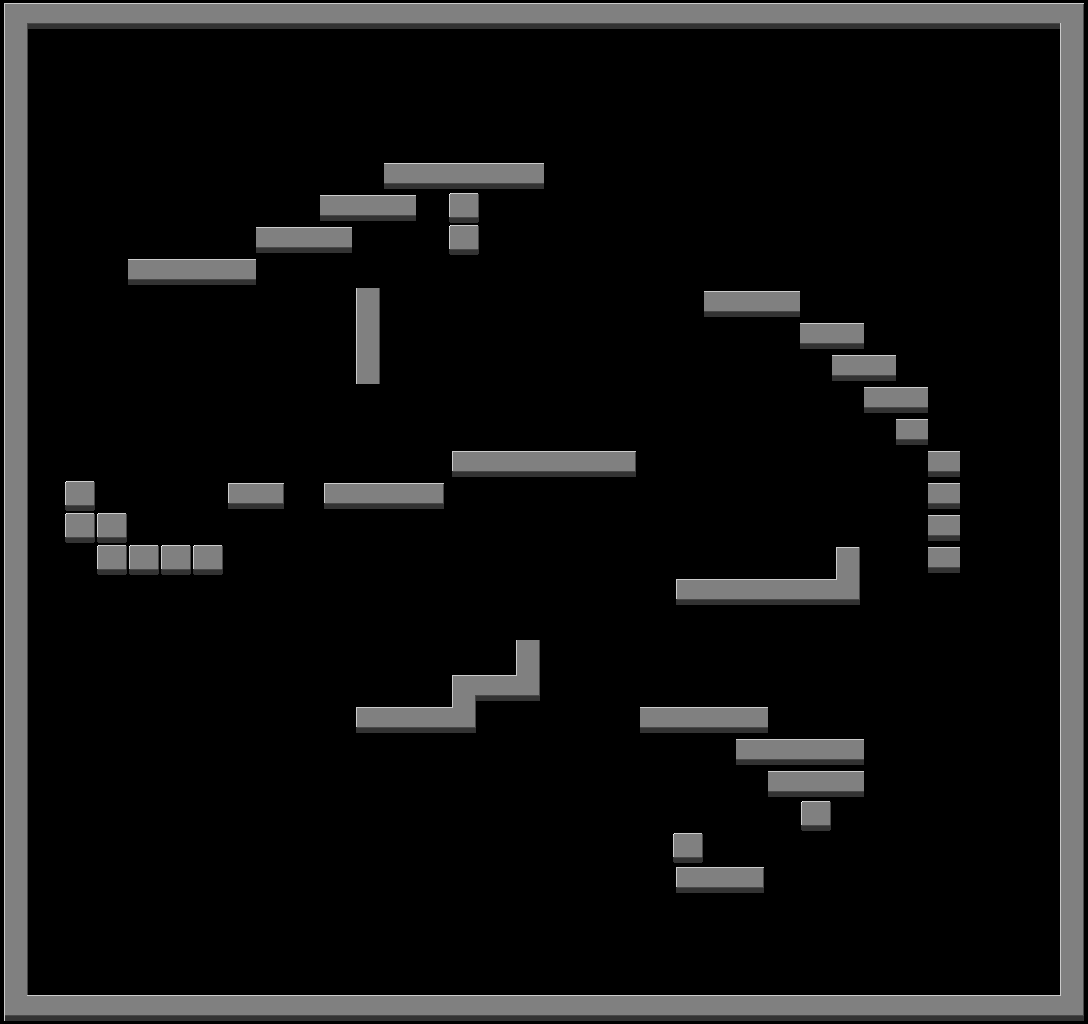

Below is a game level as drawn by its tile map, then a one-line description and the .tmx that defines it (tile-layer data replaced by summaries):
An orthogonal 34x32 tile map with 32x32 px tiles, 1 tile layer (walls), 3 tilesets and 86 objects (bg).

<map version="1.0" tiledversion="2017.06.20" orientation="orthogonal" renderorder="right-down" width="34" height="32" tilewidth="32" tileheight="32" nextobjectid="109">
 <tileset firstgid="1" name="grey_wall_tileset_32x32" tilewidth="32" tileheight="32" tilecount="15" columns="15">
  <image source="grey_wall_tileset_32x32.png" width="480" height="32" />
 </tileset>
 <tileset firstgid="16" source="maze_tiles.tsx" />
 <tileset firstgid="32" name="BrainBG" tilewidth="1088" tileheight="1024" tilecount="1" columns="1">
  <image source="BrainBG.png" width="1088" height="1024" />
 </tileset>
 <objectgroup name="background">
  <object id="21" name="bg" gid="32" x="0" y="1024" width="1088" height="1024" />
 </objectgroup>
 <layer name="walls" width="34" height="32">
  <data>[1088 cells, 212 non-empty, 10 distinct tile ids]</data>
 </layer>
 <objectgroup name="checkpoints">
  <object id="2" gid="23" x="232" y="590.667" width="32" height="32">
   <properties>
    <property name="position" type="int" value="0" />
   </properties>
  </object>
  <object id="3" gid="23" x="197.333" y="668" width="32" height="32">
   <properties>
    <property name="position" type="int" value="1" />
   </properties>
  </object>
  <object id="4" gid="23" x="284" y="742" width="32" height="32">
   <properties>
    <property name="position" type="int" value="2" />
   </properties>
  </object>
  <object id="5" gid="23" x="413.333" y="690.667" width="32" height="32">
   <properties>
    <property name="position" type="int" value="3" />
   </properties>
  </object>
  <object id="7" gid="23" x="280" y="653.333" width="32" height="32">
   <properties>
    <property name="position" type="int" value="4" />
   </properties>
  </object>
  <object id="8" gid="23" x="385.333" y="662.333" width="32" height="32">
   <properties>
    <property name="position" type="int" value="5" />
   </properties>
  </object>
  <object id="9" gid="23" x="443.333" y="642.333" width="32" height="32">
   <properties>
    <property name="position" type="int" value="6" />
   </properties>
  </object>
  <object id="10" gid="23" x="539.667" y="649" width="32" height="32">
   <properties>
    <property name="position" type="int" value="7" />
   </properties>
  </object>
  <object id="18" gid="23" x="534" y="722.667" width="32" height="32">
   <properties>
    <property name="position" type="int" value="8" />
   </properties>
  </object>
  <object id="23" gid="23" x="467.333" y="759.667" width="32" height="32">
   <properties>
    <property name="position" type="int" value="9" />
   </properties>
  </object>
  <object id="24" gid="23" x="614.667" y="984" width="32" height="32">
   <properties>
    <property name="position" type="int" value="10" />
   </properties>
  </object>
  <object id="25" gid="23" x="664.667" y="915.667" width="32" height="32">
   <properties>
    <property name="position" type="int" value="11" />
   </properties>
  </object>
  <object id="26" gid="23" x="729" y="925" width="32" height="32">
   <properties>
    <property name="position" type="int" value="12" />
   </properties>
  </object>
  <object id="27" gid="23" x="797.333" y="884" width="32" height="32">
   <properties>
    <property name="position" type="int" value="13" />
   </properties>
  </object>
  <object id="28" gid="23" x="600.667" y="786.333" width="32" height="32">
   <properties>
    <property name="position" type="int" value="14" />
   </properties>
  </object>
  <object id="29" gid="23" x="648.667" y="888" width="32" height="32">
   <properties>
    <property name="position" type="int" value="15" />
   </properties>
  </object>
  <object id="30" gid="23" x="583.667" y="836" width="32" height="32">
   <properties>
    <property name="position" type="int" value="16" />
   </properties>
  </object>
  <object id="31" gid="23" x="564.333" y="739.667" width="32" height="32">
   <properties>
    <property name="position" type="int" value="17" />
   </properties>
  </object>
  <object id="32" gid="23" x="737.333" y="801.333" width="32" height="32">
   <properties>
    <property name="position" type="int" value="18" />
   </properties>
  </object>
  <object id="33" gid="23" x="819.667" y="898.667" width="32" height="32">
   <properties>
    <property name="position" type="int" value="19" />
   </properties>
  </object>
  <object id="34" gid="23" x="873.333" y="780" width="32" height="32">
   <properties>
    <property name="position" type="int" value="20" />
   </properties>
  </object>
  <object id="35" gid="23" x="881" y="729.667" width="32" height="32">
   <properties>
    <property name="position" type="int" value="21" />
   </properties>
  </object>
  <object id="38" gid="23" x="931.667" y="713" width="32" height="32">
   <properties>
    <property name="position" type="int" value="22" />
   </properties>
  </object>
  <object id="36" gid="23" x="554.667" y="698.333" width="32" height="32">
   <properties>
    <property name="position" type="int" value="23" />
   </properties>
  </object>
  <object id="37" gid="23" x="588.333" y="655" width="32" height="32">
   <properties>
    <property name="position" type="int" value="24" />
   </properties>
  </object>
  <object id="86" gid="23" x="752" y="644" width="32" height="32">
   <properties>
    <property name="position" type="int" value="25" />
   </properties>
  </object>
  <object id="88" gid="23" x="821" y="661" width="32" height="32">
   <properties>
    <property name="position" type="int" value="26" />
   </properties>
  </object>
  <object id="89" gid="23" x="953" y="691" width="32" height="32">
   <properties>
    <property name="position" type="int" value="27" />
   </properties>
  </object>
  <object id="39" gid="23" x="973.333" y="640" width="32" height="32">
   <properties>
    <property name="position" type="int" value="28" />
   </properties>
  </object>
  <object id="40" gid="23" x="954.667" y="486.667" width="32" height="32">
   <properties>
    <property name="position" type="int" value="29" />
   </properties>
  </object>
  <object id="41" gid="23" x="890.667" y="342.667" width="32" height="32">
   <properties>
    <property name="position" type="int" value="30" />
   </properties>
  </object>
  <object id="42" gid="23" x="845.333" y="281.333" width="32" height="32">
   <properties>
    <property name="position" type="int" value="31" />
   </properties>
  </object>
  <object id="46" gid="23" x="743" y="218" width="32" height="32">
   <properties>
    <property name="position" type="int" value="32" />
   </properties>
  </object>
  <object id="47" gid="23" x="665" y="183" width="32" height="32">
   <properties>
    <property name="position" type="int" value="33" />
   </properties>
  </object>
  <object id="48" gid="23" x="491" y="143" width="32" height="32">
   <properties>
    <property name="position" type="int" value="34" />
   </properties>
  </object>
  <object id="49" gid="23" x="335" y="160" width="32" height="32">
   <properties>
    <property name="position" type="int" value="35" />
   </properties>
  </object>
  <object id="50" gid="23" x="230" y="201" width="32" height="32">
   <properties>
    <property name="position" type="int" value="36" />
   </properties>
  </object>
  <object id="51" gid="23" x="115" y="264" width="32" height="32">
   <properties>
    <property name="position" type="int" value="37" />
   </properties>
  </object>
  <object id="52" gid="23" x="187" y="245" width="32" height="32">
   <properties>
    <property name="position" type="int" value="38" />
   </properties>
  </object>
  <object id="53" gid="23" x="302" y="200" width="32" height="32">
   <properties>
    <property name="position" type="int" value="39" />
   </properties>
  </object>
  <object id="54" gid="23" x="376" y="171" width="32" height="32">
   <properties>
    <property name="position" type="int" value="40" />
   </properties>
  </object>
  </objectgroup>
</map>
<!-- 44 of 86 objects omitted -->
